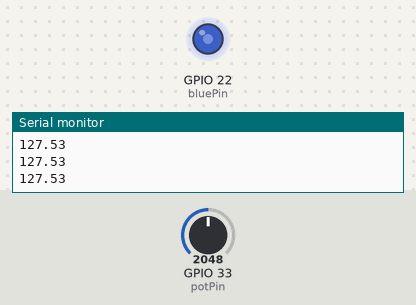
Recording of a sketch running on a simulated ESP32. Shown: output pins drawn as LEDs (lit = HIGH), the last lines printed to the serial monitor. The test bench sets the inputs (shaded band); at power-on: GPIO 33 (potPin) = 2048.

Above: at 1.2 s.
1.3 s: GPIO 33 (potPin) set to 2866
At 2.3 s:
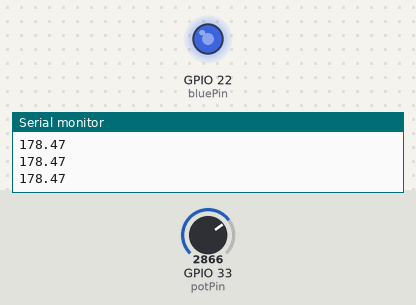
2.8 s: GPIO 33 (potPin) set to 3603
At 3.3 s:
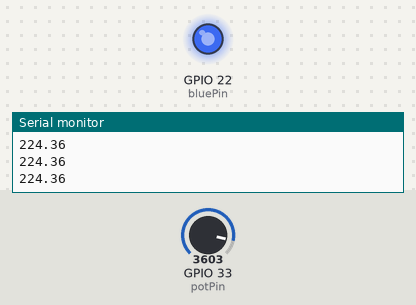
4.3 s: GPIO 33 (potPin) set to 491
At 4.8 s:
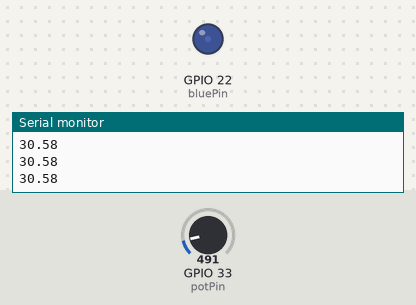
5.8 s: GPIO 33 (potPin) set to 0
At 7.0 s:
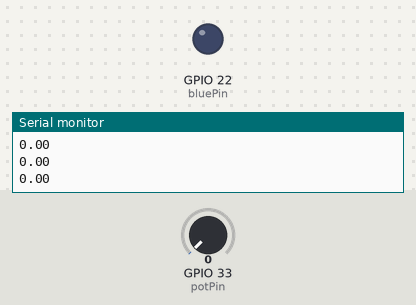
7.3 s: GPIO 33 (potPin) set to 2047
At 8.0 s:
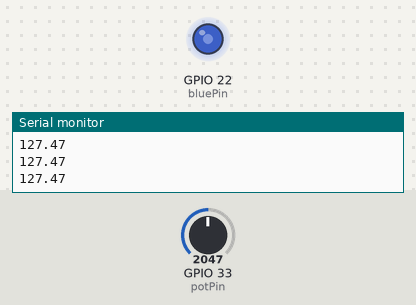
Timing chart, 0 to 9.8 s (numbered marks = the images above; inputs shaded):
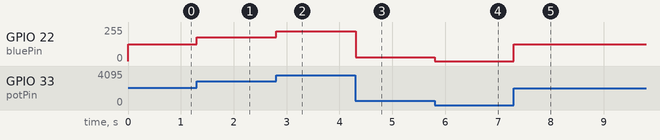

Measured:
- after the input at 1.3 s, GPIO 22 (bluePin): 127/255 → 178/255 at once
- after the input at 2.8 s, GPIO 22 (bluePin): 178/255 → 224/255 at once
- after the input at 4.3 s, GPIO 22 (bluePin): 224/255 → 30/255 at once
- after the input at 5.8 s, GPIO 22 (bluePin): 30/255 → 0/255 at once
- after the input at 7.3 s, GPIO 22 (bluePin): 0/255 → 127/255 at once

The sketch:

dimmable_led_control.ino
```cpp
int potPin = 33;
int bluePin = 22;
int potVal;
float LEDVal;

void setup() {
  // put your setup code here, to run once:
pinMode (potPin, INPUT);
pinMode (bluePin, OUTPUT);
Serial.begin(9600);
}

void loop() {
  // put your main code here, to run repeatedly:
potVal = analogRead (potPin);
LEDVal = (255./4095.)* potVal;
analogWrite (bluePin, LEDVal);
Serial.println(LEDVal);
delay(10);
}
```
